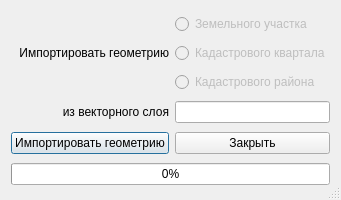
<?xml version="1.0" encoding="UTF-8"?>
<ui version="4.0">
 <class>ImportGeometry</class>
 <widget class="QDialog" name="ImportGeometry">
  <property name="windowModality">
   <enum>Qt::WindowModal</enum>
  </property>
  <property name="geometry">
   <rect>
    <x>0</x>
    <y>0</y>
    <width>340</width>
    <height>200</height>
   </rect>
  </property>
  <property name="sizePolicy">
   <sizepolicy hsizetype="Minimum" vsizetype="Minimum">
    <horstretch>0</horstretch>
    <verstretch>0</verstretch>
   </sizepolicy>
  </property>
  <property name="windowTitle">
   <string>Импортировать геометрию</string>
  </property>
  <property name="windowIcon">
   <iconset resource="../resources.qrc">
    <normaloff>:/plugins/openland/icons/importgeomzu.png</normaloff>:/plugins/openland/icons/importgeomzu.png</iconset>
  </property>
  <property name="sizeGripEnabled">
   <bool>true</bool>
  </property>
  <property name="modal">
   <bool>true</bool>
  </property>
  <layout class="QGridLayout" name="gridLayout">
   <item row="3" column="0">
    <widget class="QLabel" name="label">
     <property name="sizePolicy">
      <sizepolicy hsizetype="Preferred" vsizetype="Preferred">
       <horstretch>0</horstretch>
       <verstretch>0</verstretch>
      </sizepolicy>
     </property>
     <property name="text">
      <string>&lt;html&gt;&lt;head/&gt;&lt;body&gt;&lt;p align=&quot;right&quot;&gt;из векторного слоя&lt;/p&gt;&lt;/body&gt;&lt;/html&gt;</string>
     </property>
     <property name="alignment">
      <set>Qt::AlignRight|Qt::AlignTrailing|Qt::AlignVCenter</set>
     </property>
    </widget>
   </item>
   <item row="4" column="0">
    <widget class="QPushButton" name="pushButtonOk">
     <property name="text">
      <string>Импортировать геометрию</string>
     </property>
     <property name="icon">
      <iconset resource="../resources.qrc">
       <normaloff>:/plugins/openland/icons/importgeomzu.png</normaloff>:/plugins/openland/icons/importgeomzu.png</iconset>
     </property>
    </widget>
   </item>
   <item row="5" column="0" colspan="2">
    <widget class="QProgressBar" name="progressBar">
     <property name="value">
      <number>0</number>
     </property>
    </widget>
   </item>
   <item row="4" column="1">
    <widget class="QPushButton" name="pushButtonCancel">
     <property name="text">
      <string>Закрыть</string>
     </property>
     <property name="icon">
      <iconset resource="../resources.qrc">
       <normaloff>:/plugins/openland/icons/close.png</normaloff>:/plugins/openland/icons/close.png</iconset>
     </property>
    </widget>
   </item>
   <item row="1" column="1">
    <widget class="QRadioButton" name="radioButtonBlock">
     <property name="enabled">
      <bool>false</bool>
     </property>
     <property name="text">
      <string>Кадастрового квартала</string>
     </property>
     <property name="checked">
      <bool>false</bool>
     </property>
    </widget>
   </item>
   <item row="3" column="1">
    <widget class="QLineEdit" name="lineEdit4Import">
     <property name="readOnly">
      <bool>true</bool>
     </property>
    </widget>
   </item>
   <item row="0" column="1">
    <widget class="QRadioButton" name="radioButtonParcel">
     <property name="enabled">
      <bool>false</bool>
     </property>
     <property name="text">
      <string>Земельного участка</string>
     </property>
    </widget>
   </item>
   <item row="2" column="1">
    <widget class="QRadioButton" name="radioButtonDistrict">
     <property name="enabled">
      <bool>false</bool>
     </property>
     <property name="text">
      <string>Кадастрового района</string>
     </property>
    </widget>
   </item>
   <item row="0" column="0" rowspan="3">
    <widget class="QLabel" name="label_2">
     <property name="text">
      <string>&lt;html&gt;&lt;head/&gt;&lt;body&gt;&lt;p align=&quot;right&quot;&gt;Импортировать геометрию&lt;/p&gt;&lt;/body&gt;&lt;/html&gt;</string>
     </property>
    </widget>
   </item>
  </layout>
 </widget>
 <tabstops>
  <tabstop>radioButtonParcel</tabstop>
  <tabstop>radioButtonBlock</tabstop>
  <tabstop>radioButtonDistrict</tabstop>
  <tabstop>lineEdit4Import</tabstop>
  <tabstop>pushButtonOk</tabstop>
  <tabstop>pushButtonCancel</tabstop>
 </tabstops>
 <resources>
  <include location="../resources.qrc"/>
 </resources>
 <connections/>
</ui>
